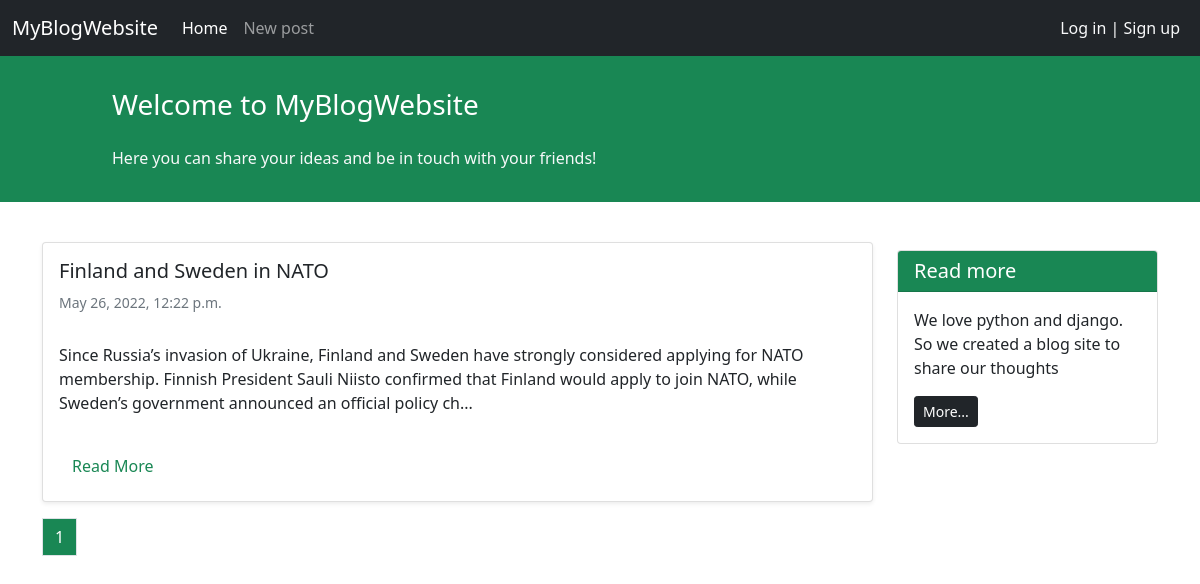
The app's page /, older data.
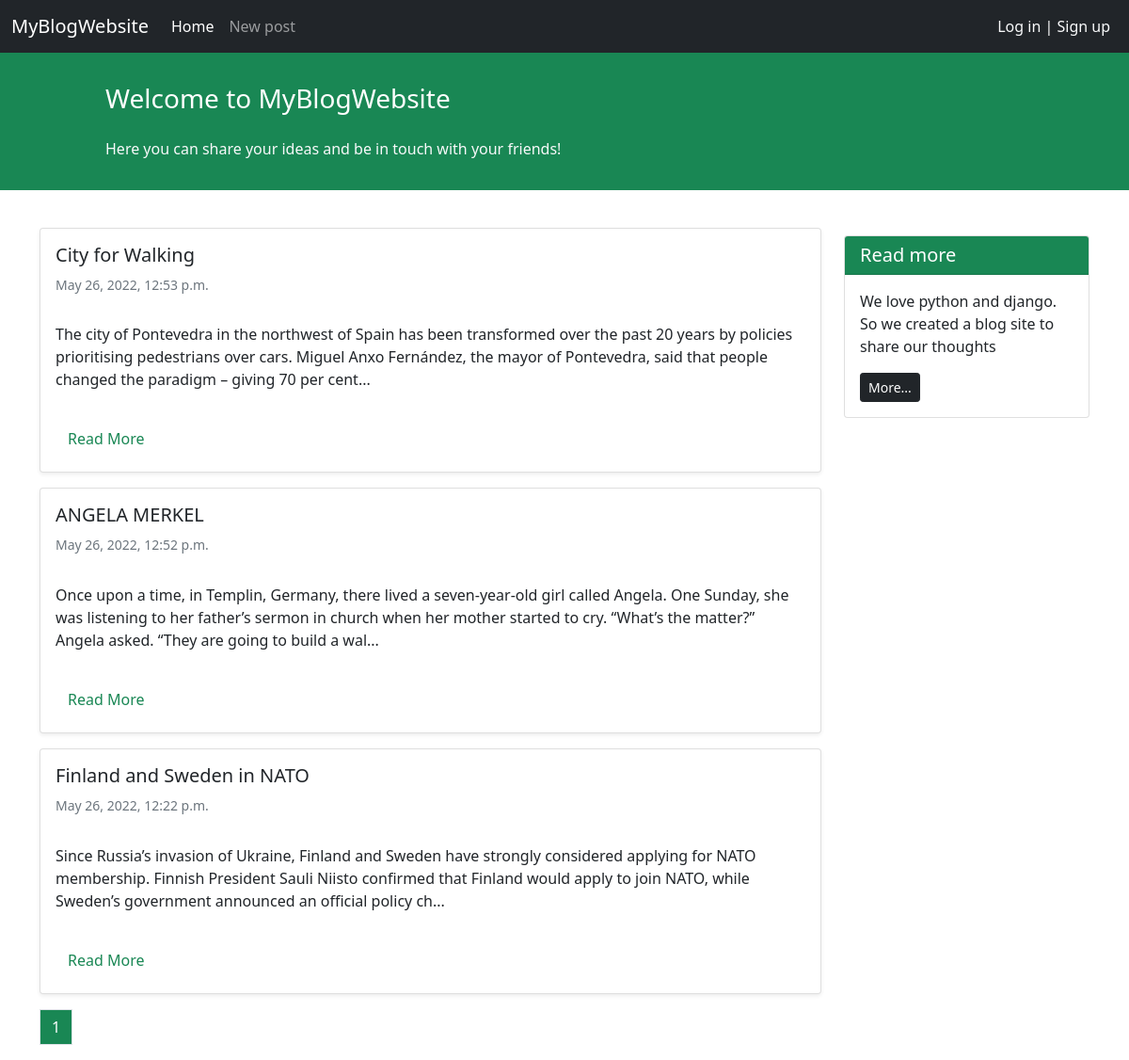
The same page, newer data.
### blog/models.py (models this page shows, shortened)
class Post(models.Model):
    STATUS_CHOICES = (
        ('published', 'Published'),
        ('draft', 'Draft'),
    )
    title = models.CharField(max_length=200)
    text = models.TextField()
    author = models.ForeignKey(get_user_model(), on_delete=models.CASCADE)
    datetime_created = models.DateTimeField(auto_now_add=True)
    datetime_modified = models.DateTimeField(auto_now=True)
    status = models.CharField(choices=STATUS_CHOICES, max_length=10)
    slug = models.SlugField(max_length=250, blank=False, editable=False)
    cover = models.ImageField(upload_to='post_cover/', blank=True)
    def get_absolute_url(self):
        kwargs = {
            'slug' : self.slug,
            'pk' : self.id,
        }
        return reverse('post_detail', kwargs=kwargs)

### blog/views.py (the view)
# urls.py: path('', views.PostListView.as_view(), name='post_list'),
class PostListView(generic.ListView):
    model = Post
    template_name = 'blog/posts_list.html'
    context_object_name = 'posts'
    paginate_by = 3
    def get_queryset(self):
        return Post.objects.filter(status='published').order_by('-datetime_modified')

### blog/templates/blog/posts_list.html (shortened to what this page needs)
{% extends '_base.html' %}
{% block content %}
<div class="container mt-4">
    <div class="row">
        <div class="col-9">
            {% for post in posts %}
            <div class="card shadow-sm my-3">
                <div class="card-body">
                    <h5 class="card-title">{{post.title}}</h5>
                    <h6 class="card-subtitle mb-2 text-muted small py-2">{{post.datetime_modified}}</h6>
                    <p class="card-text py-3">
                        {{post.text|slice:"250"}}...
                    </p>
                    <a href="{{ post.get_absolute_url }}" class="btn btn-m text-success">Read More</a>
                </div>
            </div>
            {% endfor %}
        </div>
        <div class="col-3">
                <div class="card  my-4">
                    <h5 class="card-header text-white bg-success">Read more</h5>
                    <div class="card-body">
                        <p class="card-text">We love python and django. So we created a blog site to share our
                            thoughts</p>
                        <a href="#"
                           class="btn btn-sm btn-dark">
                            More...
                        </a>
                    </div>
                </div>
        </div>
        <nav aria-label="Page navigation example">
            <ul class="pagination">
                {% for i in page_obj.paginator.page_range %}
                    {% if page_obj.number == i %}
                        <a href="?page={{ i }}" class="text-decoration-none">
                            <li class="page-item page-link bg-success text-white">{{ i }}</li>
                        </a>
                    {% else %}
                        <a href="?page={{ i }}" class="text-decoration-none">
                            <li class="page-item page-link text-success">{{ i }}</li>
                        </a>
                    {% endif %}
                {% endfor %}
            </ul>
        </nav>
    </div>
</div>
{% endblock content %}

Row changes from the older to the newer data that the page shows:
added Post: title "City for Walking", datetime_modified "May 26, 2022, 12:53 p.m.", text "The city of Pontevedra in the northwest of Spain has been transformed over the past 20 years by policies prioritising pedestrians over cars. Miguel Anxo Fernández, the mayor of Pontevedra, said that people changed the paradigm – giving 70 per cent"
added Post: title "ANGELA MERKEL", datetime_modified "May 26, 2022, 12:52 p.m.", text "Once upon a time, in Templin, Germany, there lived a seven-year-old girl called Angela. One Sunday, she was listening to her father’s sermon in church when her mother started to cry. “What’s the matter?” Angela asked. “They are going to build a wal"
